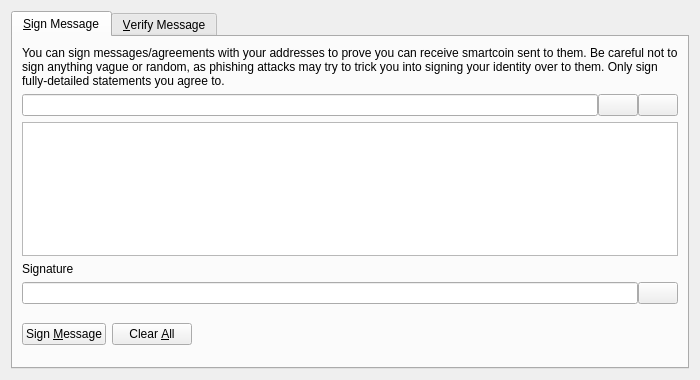
<?xml version="1.0" encoding="UTF-8"?>
<ui version="4.0">
 <class>SignVerifyMessageDialog</class>
 <widget class="QDialog" name="SignVerifyMessageDialog">
  <property name="geometry">
   <rect>
    <x>0</x>
    <y>0</y>
    <width>700</width>
    <height>380</height>
   </rect>
  </property>
  <property name="windowTitle">
   <string>Signatures - Sign / Verify a Message</string>
  </property>
  <property name="modal">
   <bool>true</bool>
  </property>
  <layout class="QVBoxLayout" name="verticalLayout">
   <item>
    <widget class="QTabWidget" name="tabWidget">
     <property name="currentIndex">
      <number>0</number>
     </property>
     <widget class="QWidget" name="tabSignMessage">
      <attribute name="title">
       <string>&amp;Sign Message</string>
      </attribute>
      <layout class="QVBoxLayout" name="verticalLayout_SM">
       <item>
        <widget class="QLabel" name="infoLabel_SM">
         <property name="text">
          <string>You can sign messages/agreements with your addresses to prove you can receive smartcoin sent to them. Be careful not to sign anything vague or random, as phishing attacks may try to trick you into signing your identity over to them. Only sign fully-detailed statements you agree to.</string>
         </property>
         <property name="textFormat">
          <enum>Qt::PlainText</enum>
         </property>
         <property name="wordWrap">
          <bool>true</bool>
         </property>
        </widget>
       </item>
       <item>
        <layout class="QHBoxLayout" name="horizontalLayout_1_SM">
         <property name="spacing">
          <number>0</number>
         </property>
         <item>
          <widget class="QValidatedLineEdit" name="addressIn_SM">
           <property name="toolTip">
            <string>The smartcoin address to sign the message with</string>
           </property>
          </widget>
         </item>
         <item>
          <widget class="QPushButton" name="addressBookButton_SM">
           <property name="toolTip">
            <string>Choose previously used address</string>
           </property>
           <property name="text">
            <string/>
           </property>
           <property name="icon">
            <iconset resource="../bitcoin.qrc">
             <normaloff>:/icons/address-book</normaloff>:/icons/address-book</iconset>
           </property>
           <property name="shortcut">
            <string>Alt+A</string>
           </property>
           <property name="autoDefault">
            <bool>false</bool>
           </property>
          </widget>
         </item>
         <item>
          <widget class="QPushButton" name="pasteButton_SM">
           <property name="toolTip">
            <string>Paste address from clipboard</string>
           </property>
           <property name="text">
            <string/>
           </property>
           <property name="icon">
            <iconset resource="../bitcoin.qrc">
             <normaloff>:/icons/editpaste</normaloff>:/icons/editpaste</iconset>
           </property>
           <property name="shortcut">
            <string>Alt+P</string>
           </property>
           <property name="autoDefault">
            <bool>false</bool>
           </property>
          </widget>
         </item>
        </layout>
       </item>
       <item>
        <widget class="QPlainTextEdit" name="messageIn_SM">
         <property name="toolTip">
          <string>Enter the message you want to sign here</string>
         </property>
        </widget>
       </item>
       <item>
        <widget class="QLabel" name="signatureLabel_SM">
         <property name="text">
          <string>Signature</string>
         </property>
         <property name="textFormat">
          <enum>Qt::PlainText</enum>
         </property>
        </widget>
       </item>
       <item>
        <layout class="QHBoxLayout" name="horizontalLayout_2_SM">
         <property name="spacing">
          <number>0</number>
         </property>
         <item>
          <widget class="QLineEdit" name="signatureOut_SM">
           <property name="font">
            <font>
             <italic>true</italic>
            </font>
           </property>
           <property name="readOnly">
            <bool>true</bool>
           </property>
          </widget>
         </item>
         <item>
          <widget class="QPushButton" name="copySignatureButton_SM">
           <property name="toolTip">
            <string>Copy the current signature to the system clipboard</string>
           </property>
           <property name="text">
            <string/>
           </property>
           <property name="icon">
            <iconset resource="../bitcoin.qrc">
             <normaloff>:/icons/editcopy</normaloff>:/icons/editcopy</iconset>
           </property>
           <property name="autoDefault">
            <bool>false</bool>
           </property>
          </widget>
         </item>
        </layout>
       </item>
       <item>
        <layout class="QHBoxLayout" name="horizontalLayout_3_SM">
         <item>
          <widget class="QPushButton" name="signMessageButton_SM">
           <property name="toolTip">
            <string>Sign the message to prove you own this smartcoin address</string>
           </property>
           <property name="text">
            <string>Sign &amp;Message</string>
           </property>
           <property name="icon">
            <iconset resource="../bitcoin.qrc">
             <normaloff>:/icons/edit</normaloff>:/icons/edit</iconset>
           </property>
           <property name="autoDefault">
            <bool>false</bool>
           </property>
          </widget>
         </item>
         <item>
          <widget class="QPushButton" name="clearButton_SM">
           <property name="toolTip">
            <string>Reset all sign message fields</string>
           </property>
           <property name="text">
            <string>Clear &amp;All</string>
           </property>
           <property name="icon">
            <iconset resource="../bitcoin.qrc">
             <normaloff>:/icons/remove</normaloff>:/icons/remove</iconset>
           </property>
           <property name="autoDefault">
            <bool>false</bool>
           </property>
          </widget>
         </item>
         <item>
          <spacer name="horizontalSpacer_1_SM">
           <property name="orientation">
            <enum>Qt::Horizontal</enum>
           </property>
           <property name="sizeHint" stdset="0">
            <size>
             <width>40</width>
             <height>48</height>
            </size>
           </property>
          </spacer>
         </item>
         <item>
          <widget class="QLabel" name="statusLabel_SM">
           <property name="font">
            <font>
             <weight>75</weight>
             <bold>true</bold>
            </font>
           </property>
           <property name="text">
            <string/>
           </property>
           <property name="wordWrap">
            <bool>true</bool>
           </property>
          </widget>
         </item>
         <item>
          <spacer name="horizontalSpacer_2_SM">
           <property name="orientation">
            <enum>Qt::Horizontal</enum>
           </property>
           <property name="sizeHint" stdset="0">
            <size>
             <width>40</width>
             <height>48</height>
            </size>
           </property>
          </spacer>
         </item>
        </layout>
       </item>
      </layout>
     </widget>
     <widget class="QWidget" name="tabVerifyMessage">
      <attribute name="title">
       <string>&amp;Verify Message</string>
      </attribute>
      <layout class="QVBoxLayout" name="verticalLayout_VM">
       <item>
        <widget class="QLabel" name="infoLabel_VM">
         <property name="text">
          <string>Enter the receiver's address, message (ensure you copy line breaks, spaces, tabs, etc. exactly) and signature below to verify the message. Be careful not to read more into the signature than what is in the signed message itself, to avoid being tricked by a man-in-the-middle attack. Note that this only proves the signing party receives with the address, it cannot prove sendership of any transaction!</string>
         </property>
         <property name="textFormat">
          <enum>Qt::PlainText</enum>
         </property>
         <property name="alignment">
          <set>Qt::AlignLeading|Qt::AlignLeft|Qt::AlignTop</set>
         </property>
         <property name="wordWrap">
          <bool>true</bool>
         </property>
        </widget>
       </item>
       <item>
        <layout class="QHBoxLayout" name="horizontalLayout_1_VM">
         <property name="spacing">
          <number>0</number>
         </property>
         <item>
          <widget class="QValidatedLineEdit" name="addressIn_VM">
           <property name="toolTip">
            <string>The smartcoin address the message was signed with</string>
           </property>
          </widget>
         </item>
         <item>
          <widget class="QPushButton" name="addressBookButton_VM">
           <property name="toolTip">
            <string>Choose previously used address</string>
           </property>
           <property name="text">
            <string/>
           </property>
           <property name="icon">
            <iconset resource="../bitcoin.qrc">
             <normaloff>:/icons/address-book</normaloff>:/icons/address-book</iconset>
           </property>
           <property name="shortcut">
            <string>Alt+A</string>
           </property>
           <property name="autoDefault">
            <bool>false</bool>
           </property>
          </widget>
         </item>
        </layout>
       </item>
       <item>
        <widget class="QPlainTextEdit" name="messageIn_VM"/>
       </item>
       <item>
        <widget class="QValidatedLineEdit" name="signatureIn_VM"/>
       </item>
       <item>
        <layout class="QHBoxLayout" name="horizontalLayout_2_VM">
         <item>
          <widget class="QPushButton" name="verifyMessageButton_VM">
           <property name="toolTip">
            <string>Verify the message to ensure it was signed with the specified smartcoin address</string>
           </property>
           <property name="text">
            <string>Verify &amp;Message</string>
           </property>
           <property name="icon">
            <iconset resource="../bitcoin.qrc">
             <normaloff>:/icons/transaction_0</normaloff>:/icons/transaction_0</iconset>
           </property>
           <property name="autoDefault">
            <bool>false</bool>
           </property>
          </widget>
         </item>
         <item>
          <widget class="QPushButton" name="clearButton_VM">
           <property name="toolTip">
            <string>Reset all verify message fields</string>
           </property>
           <property name="text">
            <string>Clear &amp;All</string>
           </property>
           <property name="icon">
            <iconset resource="../bitcoin.qrc">
             <normaloff>:/icons/remove</normaloff>:/icons/remove</iconset>
           </property>
           <property name="autoDefault">
            <bool>false</bool>
           </property>
          </widget>
         </item>
         <item>
          <spacer name="horizontalSpacer_1_VM">
           <property name="orientation">
            <enum>Qt::Horizontal</enum>
           </property>
           <property name="sizeHint" stdset="0">
            <size>
             <width>40</width>
             <height>48</height>
            </size>
           </property>
          </spacer>
         </item>
         <item>
          <widget class="QLabel" name="statusLabel_VM">
           <property name="font">
            <font>
             <weight>75</weight>
             <bold>true</bold>
            </font>
           </property>
           <property name="text">
            <string/>
           </property>
           <property name="wordWrap">
            <bool>true</bool>
           </property>
          </widget>
         </item>
         <item>
          <spacer name="horizontalSpacer_2_VM">
           <property name="orientation">
            <enum>Qt::Horizontal</enum>
           </property>
           <property name="sizeHint" stdset="0">
            <size>
             <width>40</width>
             <height>48</height>
            </size>
           </property>
          </spacer>
         </item>
        </layout>
       </item>
      </layout>
     </widget>
    </widget>
   </item>
  </layout>
 </widget>
 <customwidgets>
  <customwidget>
   <class>QValidatedLineEdit</class>
   <extends>QLineEdit</extends>
   <header>qvalidatedlineedit.h</header>
  </customwidget>
 </customwidgets>
 <resources>
  <include location="../bitcoin.qrc"/>
 </resources>
 <connections/>
</ui>
